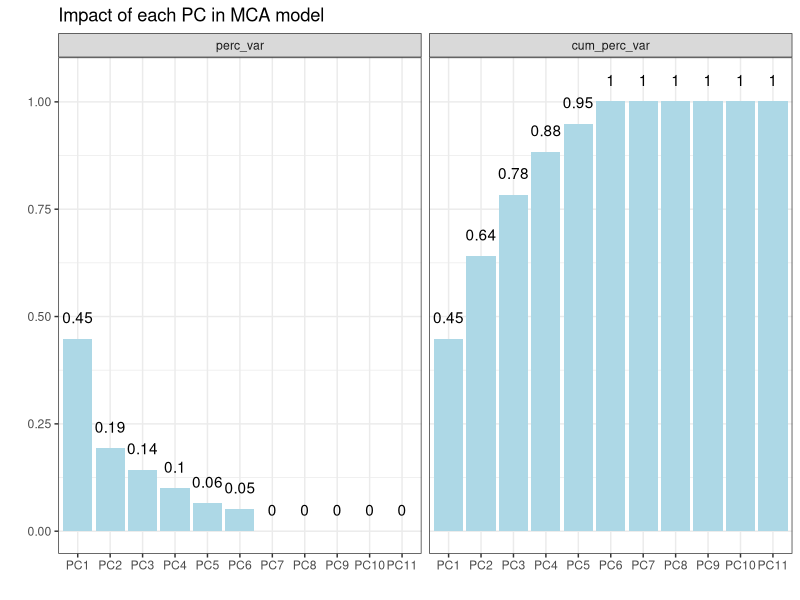

Generate this figure with R:
## ---- chunk 1
knitr::opts_chunk$set(echo = TRUE, message = FALSE, error = FALSE)
## ---- chunk 2
library(tidyverse)
sign <- read_csv2("refactored_table.csv")
sign %>% 
  filter(non_iconic == "0") %>% 
  select(4, 6, 1, 2, 8:11) %>% 
  mutate_all(funs(factor)) -> 
  sign
sign
summary(sign)
## ---- chunk 3
library(MASS)
sign_mca <- mca(sign[,-c(1:4)], nf = 11)
data_frame(pca = factor(paste0("PC", seq_along(sign_mca$d)), 
                        levels = paste0("PC", seq_along(sign_mca$d))),
           eigenvalue = sign_mca$d^2,
           perc_var = round(sign_mca$d^2/sum(sign_mca$d^2), 3),
           cum_perc_var = cumsum(perc_var)) %>% 
  arrange(desc(perc_var)) ->
  sign_mca_results

sign_mca_results %>% 
  gather(method, value, perc_var:cum_perc_var) %>%
  mutate(method = factor(method, levels = c("perc_var", "cum_perc_var"))) %>% 
  ggplot(aes(pca, value, label = round(value, 2)))+
  geom_col(fill = "lightblue")+
  geom_text(aes(y = value + 0.05))+
  facet_grid(~method, scales = "free_x")+
  theme_bw()+
  labs(x = "", y = "",
       title = "Impact of each PC in MCA model")
